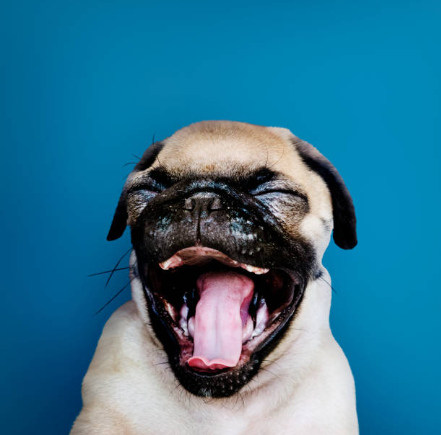
#> input picture Phase 1 (Image Handling Basics)/image.png, 441 x 435 px, found by its file name
$ python cropped.py
#> lines starting #> are read from the running program, lines starting #| are printed output that depends on the picture
import cv2

image = cv2.imread("Phase 1 (Image Handling Basics)\image.png")
#> image is the input picture: shape (435, 441, 3); mean B, G, R 146.7, 117.4, 48.2

if image is not None:
    cropped = image[100:200,50:150]
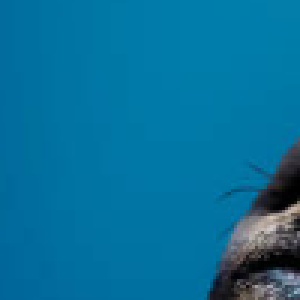
#> cropped: shape (100, 100, 3) (shown 3 times larger); mean B, G, R 154.9, 112.1, 7.4
    cv2.imshow("original image",image)
    cv2.imshow("cropped image",cropped)

    cv2.waitKey(0)
    cv2.destroyAllWindows()
